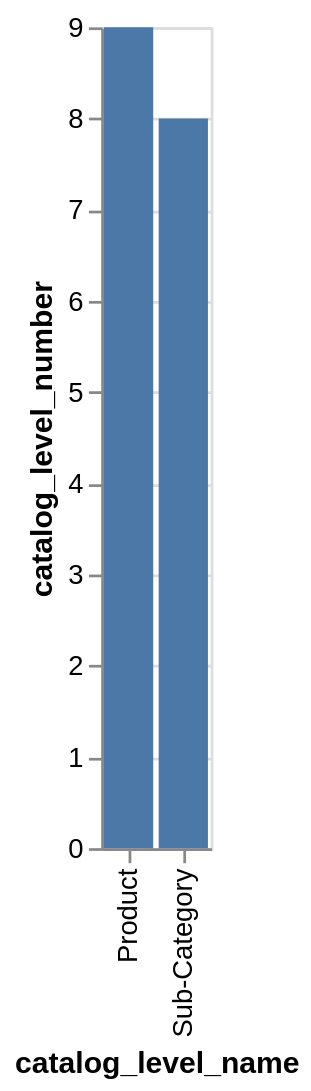

Specify this chart in Vega-Lite:
### Vega-Lite specification from a JSON file in a GitHub repository (floating-point values rounded to 4 significant figures)
{"data": {"values": [{"x_data": "Product", "y_data": 9}, {"x_data": "Sub-Category", "y_data": 8}]}, "mark": "bar", "encoding": {"x": {"field": "x_data", "type": "nominal", "title": "catalog_level_name", "sort": "ascending"}, "y": {"field": "y_data", "type": "quantitative", "title": "catalog_level_number"}}}
